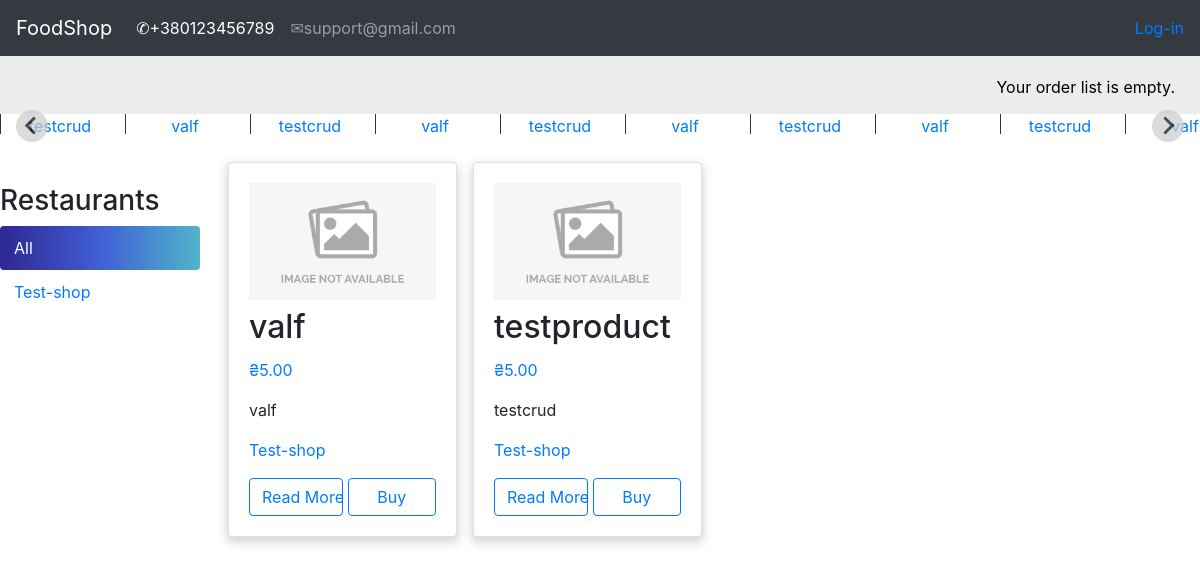
/, run on an earlier commit of the app's database.
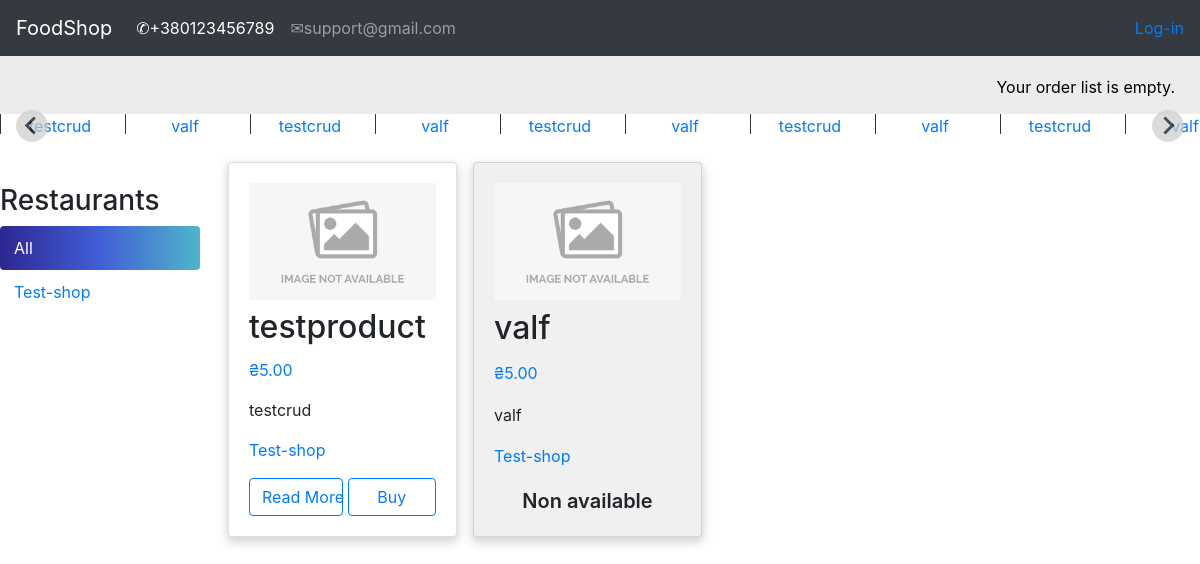
And on a later commit of the database.
### shop/models.py (models this page shows, shortened)
class Category(models.Model):
    name = models.CharField(max_length=150, db_index=True)
    slug = models.SlugField(max_length=150, db_index=True, unique=True)
    class Meta:
        ordering = ('name',)
        default_related_name = "category"
    def __str__(self):
        return self.name

class Shop(models.Model):
    owner = models.OneToOneField(settings.AUTH_USER_MODEL, on_delete=models.CASCADE)
    name = models.CharField(max_length=150, db_index=True)
    slug = models.SlugField(max_length=150, db_index=True, unique=True)
    class Meta:
        ordering = ('name',)
        default_related_name = "shop"
    def __str__(self):
        return self.name

class Product(models.Model):
    shop = models.ForeignKey(Shop, on_delete=models.CASCADE)
    category = models.ForeignKey(Category, on_delete=models.CASCADE)
    name = models.CharField(max_length=150, db_index=True)
    slug = models.SlugField(max_length=150, db_index=True)
    image = models.ImageField(upload_to='image_products/%Y/%d/%m', default='image_products/no_img.png')
    description = models.TextField(blank=True)
    price = models.DecimalField(max_digits=10, decimal_places=2)
    available = models.BooleanField(default=True)
    created = models.DateTimeField(auto_now_add=True)
    updated = models.DateTimeField(auto_now=True)
    objects = ProductManager()
    class Meta:
        ordering = ('-created',)
        index_together = (('id', 'slug'),)
        default_related_name = "products"
    def get_absolute_url(self):
        return reverse('product_detail',
                       args=[self.id, self.slug])
    def get_shop_slug(self):
        shop = Shop.objects.get(name=self.shop)
        shop = shop.slug
        return reverse('product_list_by_shop',
                       args=[shop])

### shop/views.py (the view)
# urls.py: path('', views.product_list, name='product_list'),
def product_list(request, shop_slug=None, category_slug=None):
    orderlist_form = OrderListAddProductForm()
    shop = None
    shops = Shop.objects.all()
    category = None
    categories = Category.objects.all()
    products = Product.objects.available()
    products_non = Product.objects.non_available()
    if shop_slug:
        shop = Shop.objects.get(slug=shop_slug)
        products = products.filter(shop=shop)
        products_non = products_non.filter(shop=shop)
    if category_slug:
        category = Category.objects.get(slug=category_slug)
        products = products.filter(category=category)
        products_non = products_non.filter(category=category)
    products = products | products_non
    products = products.order_by('-available', '-created')
    return render(request, 'shop/index.html',
                  {'product_list': products,
                   'category': category,
                   'categories': categories,
                   'shop': shop,
                   'shops': shops,
                   "form": orderlist_form})

### orderlist/context_processors.py (called while the page is built)
def orderlist(request):
    return {'orderlist': OrderList(request)}

### orderlist/orderlist.py (called while the page is built)
    def __len__(self):
        return sum(item['count'] for item in self.orderlist.values())

### shop/models.py (called while the page is built)
    def available(self):
        return self.filter(available=True)

    def non_available(self):
        return self.filter(available=False)

    def get_query_set(self):
        return ProductQuerySet(self.model)

    def available(self):
        return self.get_query_set().available()

    def non_available(self):
        return self.get_query_set().non_available()

### templates/shop/index.html (shortened to what this page needs)
{% extends 'shop/base.html' %}
{% load static %}
{% load custom_tags %}
{% block context %}
<body>
{% if categories %}
<div class="splide mb-3">
        <div class="splide__track">
            <ul class="splide__list">
                {% for c in categories %}
                <li class="splide__slide"><a href="{% url 'product_category' c.slug %}">{{ c.name }}</a></li>
                {% endfor %}
            </ul>
        </div>
    </div>
{% endif %}
<div id="sidebar">
        <h3>Restaurants</h3>
        <ul>
            <li {% if not shop %} class="selected"{% endif %}>
                <a href="{% url 'product_list' %}">All</a>
            </li>
            {% for c in shops %}
                <li {% if shop.slug == c.slug %} class="selected"{% endif %}>
                    <a href="{% url 'product_list_by_shop' c.slug%}">{{ c.name }}</a>
                </li>
            {% endfor %}
        </ul>
    </div>
{% if product_list %}
<div class="row">
      {% for product in product_list %}
        <div class="post-item  col-12 col-sm-6 col-md-6 col-lg-3 p-2">
          <div class="card h-100 card-product align-items-center {% if not product.available %} gray-bg {% endif %}">
            <div class="card-body card-flex">
              <div class="product-image mb-2">
                <img src="{{ product.image.url }}">
              </div>
              <h2 class="card-title">{{ product.name }}</h2>
              <p class="text-primary">₴{{ product.price}}</p>
              <p class="card-text">{{product.category|safe | truncatewords:10 }}</p>
              <p class="card-text"><a href="{{ product.get_shop_slug }}">
                  {{product.shop|safe | truncatewords:10 }}</a></p>
              {% if product.available %}
              <div class="d-flex justify-content-between">
              <a href="{{ product.get_absolute_url }}" style="width:50%; margin-right: 5px" class="btn btn-outline-primary">Read More</a>
              <a href="javascript:;" onclick="document.getElementById('product-add-{{ product.id }}').submit();"
                                                                   style="width: 50%" class="btn btn-outline-primary">Buy</a>
              {% else %}
                <p class="card-text" style="text-align: center; font-size: 20px; font-weight: 600">Non available</p>
              {% endif %}
              </div>
            </div>
          </div>
        </div>
      {% endfor %}
    </div>
{% else %}
<p style="font-style:oblique; font-size: 400%">Sorry, there are no products in this collection.</p>
{% endif %}
</body>
</html>
{% endblock context %}

### templates/shop/base.html (shortened to what this page needs)
{% load custom_tags %}
{% load static %}
<html lang="en">
<head>
    <link rel="stylesheet" href="https://maxcdn.bootstrapcdn.com/bootstrap/4.0.0/css/bootstrap.min.css">
    <link rel="stylesheet" type="text/css" href="{% static '/css/style.css' %}">
    <link rel="stylesheet" type="text/css" href="{% static '/categories-slider/splide-2.4.21/dist/css/splide.min.css' %}">
    <link rel="stylesheet" type="text/css" href="{% static '/categories-slider/style.css' %}">
</head>
<body>
<nav class="navbar navbar-expand-lg navbar-dark bg-dark">
  <a class="navbar-brand" href="{% url 'product_list' %}">FoodShop</a>
  <div class="collapse navbar-collapse" id="navbarSupportedContent">
    <ul class="navbar-nav mr-auto">
      <li class="nav-item active">
        <a class="nav-link" href="#">&#9990;+380123456789<span class="sr-only">(current)</span></a>
      </li>
      <li class="nav-item">
        <a class="nav-link" href="#">&#9993;support@gmail.com</a>
      </li>
    </ul>
      <span class="user">
        {% if request.user.is_authenticated %}
          Hello <a href="{% url 'edit' %}">{{ request.user.username }},</a>
          <a href="{% url 'logout' %}">Logout</a>
        {% else %}
            <a href="{% url 'login' %}">Log-in</a>
        {% endif %}
    </span>
  </div>
</nav>
<div id="subheader">
 <div class="order-list">
          {% with total_items=orderlist|length %}
            {% if orderlist|length > 0 %}
                Your order list contains:
                <a href="{% url 'orderlist:orderlist_detail' %}">
                    {{ total_items }} item{{ total_items|pluralize }},
                    ₴{{ orderlist.get_total_price }}
                </a>
            {% else %}
                Your order list is empty.
            {% endif %}
        {% endwith %}
      </div>
 </div>
{% block context %}
{% endblock context %}
{% load static %}
</body>
</html>

### static/css/style.css (style rules this page uses)
html { overflow-x: hidden; }
.order-list { color: white; }
#subheader { background:#ececec; color:#444; padding:15px 100px; overflow:auto; }
#subheader .order-list { float:right; color:black; padding-top:4px; margin-right: -75px; }
.user { color:white; }
#sidebar { width:220px; padding:30px 20px 0 0; float:left; }
#sidebar ul { margin:0; padding:0; }
#sidebar ul li { margin:0; list-style:none; padding:10px 14px; }
#sidebar ul li a { display:block; }
#sidebar ul li.selected { background: rgb(45,39,145); background: linear-gradient(90deg, rgba(45,39,145,1) 0%, rgba(65,95,214,1) 50%, rgba(79,181,201,1) 100%); border-radius:4px; }
#sidebar ul li.selected a { color:#fff; }
.card-flex { display:flex; flex-direction:column; justify-content:space-between; }
.card-product { box-shadow: 0px 4px 10px 1.7px rgb(34 60 80 / 20%); }
.gray-bg { background-color: RGBA(0,0,0,0.06); }
.product-image { max-width: 360px; max-height: 420px; }
.product-image img { display: block; max-width: 100%; object-fit: cover; }

### static/categories-slider/style.css (style rules this page uses)
.splide__slide { text-align: center; position: relative; }
.splide__slide a { text-decoration: none; }
.splide__slide::after { content: ''; position: absolute; left: 0; top: 0; display: block; width: 1px; height: 20px; background-color: #333; }

What changed in the data, as far as the page shows it:
shown differently, row unchanged: Product "testproduct": moves up the list
changed Product "valf": available "Read More Buy" → "Non available"
